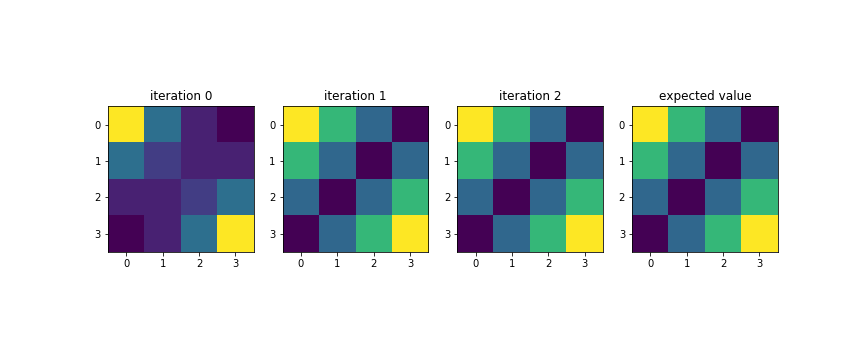

Here is the Python script that generated this plot:
# -*- coding: utf-8 -*-

import numpy as np
import pprint
from envs.GridWorld import GridworldEnv
import matplotlib.pyplot as pl


pp = pprint.PrettyPrinter(indent=2)
env = GridworldEnv(shape=[4,4])

def policy_eval(policy, env, discount_factor=1.0, theta=0.00001):
    """
    Evaluate a policy given an environment and a full description of the environment's dynamics.
    
    Args:
        policy: [S, A] shaped matrix representing the policy.
        env: OpenAI env. env.P represents the transition probabilities of the environment.
            env.P[s][a] is a list of transition tuples (prob, next_state, reward, done).
            env.nS is a number of states in the environment. 
            env.nA is a number of actions in the environment.
        theta: We stop evaluation once our value function change is less than theta for all states.
        discount_factor: Gamma discount factor.
    
    Returns:
        Vector of length env.nS representing the value function.
    """
    # Start with a random (all 0) value function
    V = np.zeros(env.nS)
    while True:
        delta = 0
        # For each state, perform a "full backup"
        for s in range(env.nS):
            v = 0
            # Look at the possible next actions
            for a, action_prob in enumerate(policy[s]):
                # For each action, look at the possible next states...
                for  prob, next_state, reward, done in env.P[s][a]:
                    # Calculate the expected value
                    v += action_prob * prob * (reward + discount_factor * V[next_state])
            # How much our value function changed (across any states)
            delta = max(delta, np.abs(v - V[s]))
            V[s] = v
        # Stop evaluating once our value function change is below a threshold
        if delta < theta:
            break
    return np.array(V)



def policy_improvement(env, policy_eval_fn=policy_eval, discount_factor=1.0):
    """
    Policy Improvement Algorithm. Iteratively evaluates and improves a policy
    until an optimal policy is found.
    
    Args:
        env: The OpenAI envrionment.
        policy_eval_fn: Policy Evaluation function that takes 3 arguments:
            policy, env, discount_factor.
        discount_factor: gamma discount factor.
        
    Returns:
        A tuple (policy, V). 
        policy is the optimal policy, a matrix of shape [S, A] where each state s
        contains a valid probability distribution over actions.
        V is the value function for the optimal policy.
        
    """
    # Start with a random policy
    policy = np.ones([env.nS, env.nA]) / env.nA
    k=0
    historical=[]
    errors=[]
    while True:
        policyStable=True
        error=0
        V=policy_eval_fn(policy,env)
        historical+=[V]
        for s in range(env.nS):
            b=np.argmax(policy[s])
            policy[s]=computeTerm(env,discount_factor,V,s)
            #print(policy[s])
            actionSelected=np.argmax(policy[s])
            if (b!=actionSelected):
                policyStable=False
                error+=1
            policy[s] = np.eye(env.nA)[actionSelected]
        k+=1
        print('iteration ',k, 'error {}'.format(error))
        errors+=[error]
                
        if policyStable==True:
            return (policy, V,historical,errors)
    
    


def computeTerm(env,discount_factor,V,s):
    output=np.zeros([env.nA])
    for a in range(env.nA): 
        temp=0
        for sp in range(len(env.P[s][a])):
            transition=env.P[s][a][sp]
            temp+=transition[0]*(transition[2]+discount_factor*V[transition[1]])
        output[a]=temp
    return(output)



            
    
policy, v, historical,errors = policy_improvement(env)
print("Policy Probability Distribution:")
print(policy)
print("")

print("Reshaped Grid Policy (0=up, 1=right, 2=down, 3=left):")
print(np.reshape(np.argmax(policy, axis=1), env.shape))
print("")

print("Value Function:")
print(v)
print("")

print("Reshaped Grid Value Function:")
print(v.reshape(env.shape))
print("")
            
            
    
# Test the value function
expected_v = np.array([ 0, -1, -2, -3, -1, -2, -3, -2, -2, -3, -2, -1, -3, -2, -1,  0])
np.testing.assert_array_almost_equal(v, expected_v, decimal=2)



    
fig=pl.figure(figsize=(12,5))
for i in range(len(historical)):
    ax=fig.add_subplot('14%d'%(i+1))
    ax.imshow(np.reshape(historical[i],env.shape))
    pl.title('iteration {}'.format(i))
    
ax=fig.add_subplot('144')
ax.imshow(np.reshape(expected_v,env.shape))
pl.title('expected value')

pl.savefig('PolicyIteration.png')
pl.legend()
pl.show()


fig=pl.figure()
pl.plot(errors)
pl.xlabel('iteration')
pl.ylabel('number of errors')
pl.title('number of errors done on the action selection')
pl.legend()
fig.savefig('errorPolicyIteration.png')

pl.show()






